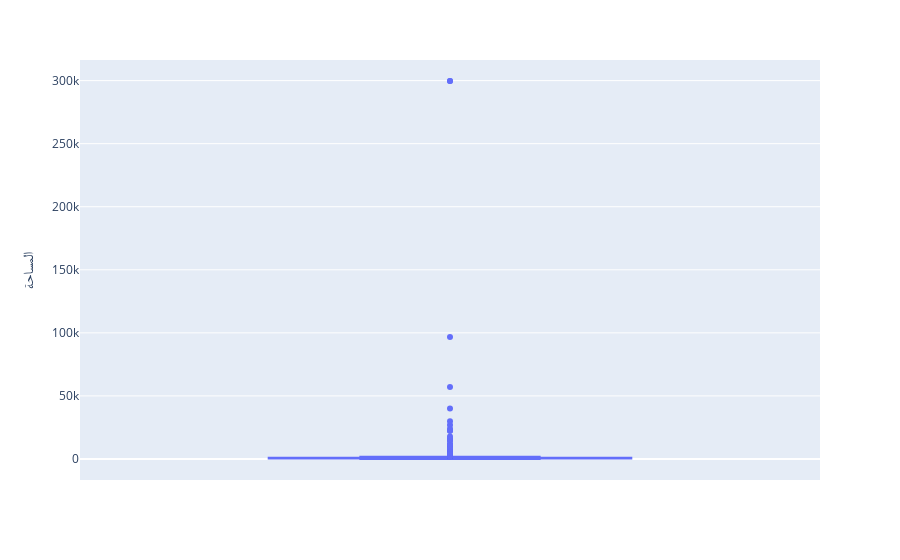

Notebook source saved alongside this figure:
### Code cell
fig2 = px.box(landofriyad, y='المساحة')

fig2.show()

### Figure 1 — Plotly figure (JSON) as saved in the notebook; plotly's stock layout.template omitted (floating-point values rounded to 4 significant figures; data arrays with more than 128 entries replaced by an {"elided": "..."} marker saying what was removed)
{"data": [{"alignmentgroup": "True", "hovertemplate": "المساحة=%{y}<extra></extra>", "legendgroup": "", "marker": {"color": "#636efa"}, "name": "", "notched": false, "offsetgroup": "", "orientation": "v", "showlegend": false, "type": "box", "x0": " ", "xaxis": "x", "y": {"elided": "1170 int values"}, "y0": " ", "yaxis": "y"}], "layout": {"boxmode": "group", "legend": {"tracegroupgap": 0}, "margin": {"t": 60}, "xaxis": {"anchor": "y", "domain": [0, 1]}, "yaxis": {"anchor": "x", "domain": [0, 1], "title": {"text": "المساحة"}}}}
